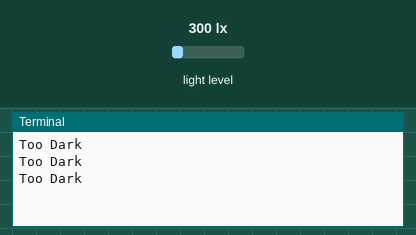
Simulated run of this program. Board: Raspberry Pi (BCM pin numbers). Parts: the last lines printed to the terminal. The inputs (shaded band) are chosen by the test bench; at power-on: light level 300 lx.

Above: at 1.2 s.
1.3 s: light level set to 1000 lx
At 1.9 s:
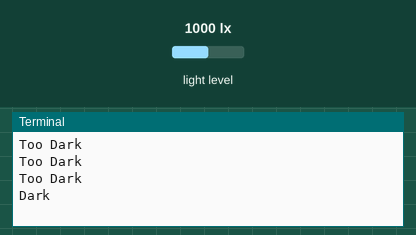
3.0 s: light level set to 1500 lx
At 3.4 s:
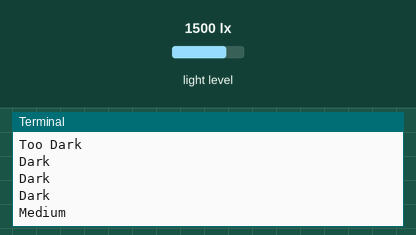
4.5 s: light level set to 1960 lx
At 4.9 s:
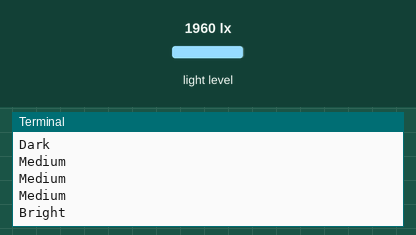

Measured:
- after the input at 1.3 s, the terminal: prints a new line after 0.21 s (image 1)
- after the input at 3.0 s, the terminal: prints a new line at once (image 2)
- after the input at 4.5 s, the terminal: prints a new line at once (image 3)

The program:

I2C.py
```python
import smbus
import time

# Sensor configuration
SENSOR = 0x23
POWER_DOWN = 0x00
POWER_UP = 0x01
RESET = 0x07
ONE_TIME_HIGH_RES_MODE_1 = 0x20

# Light level thresholds
THRESHOLDS = [600, 1200, 1800, 2400, 3000]
THRESHOLD_MSG = ["Too Dark", "Dark", "Medium", "Bright", "Too Bright"]

bus = smbus.SMBus(1)

def convertToNumber(data):
    result = (data[1] + (256 * data[0])) / 1.2
    return result

def readLight(addr=SENSOR):
    data = bus.read_i2c_block_data(addr, ONE_TIME_HIGH_RES_MODE_1)
    return convertToNumber(data)

def getLightThreshold(lux):
    for i in range(len(THRESHOLDS)):
        if lux < THRESHOLDS[i]:
            return THRESHOLD_MSG[i]

    # Return the last threshold message since the light level would be too bright
    return THRESHOLD_MSG[len(THRESHOLD_MSG) - 1]


while True:
    lightLevel = readLight()
    print(getLightThreshold(lightLevel))
    time.sleep(0.5)
```
